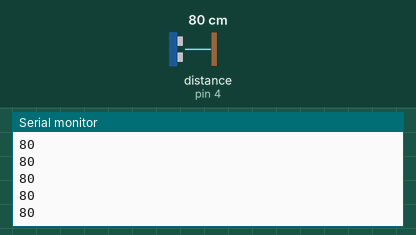
Simulated run of this sketch. Board: Arduino Uno, built with avr-gcc and run on an emulated ATmega328P. On the bench: the last lines printed to the serial monitor. Wiring (inferred from the names in the program): ultrasonic range finder: trigger pin 2; echo pin 4. The inputs (shaded band) are chosen by the test bench; at power-on: distance to the obstacle (sensor on pin 4) 80 cm. The echo pulse lasts 58.3 µs per cm.

Above: at 1.2 s.
1.3 s: distance to the obstacle (sensor on pin 4) set to 2 cm
At 1.37 s:
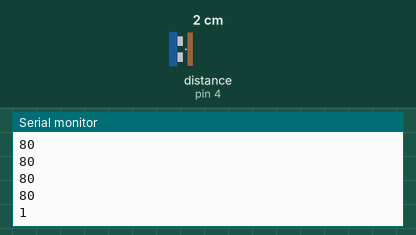
2.8 s: distance to the obstacle (sensor on pin 4) set to 4 cm
At 2.83 s:
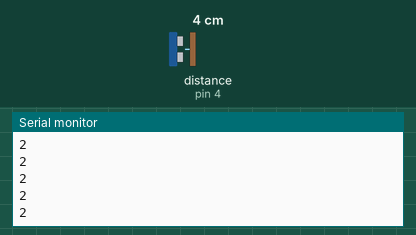
Timing chart, 0 to 5.8 s (numbered marks = the images above; inputs shaded):
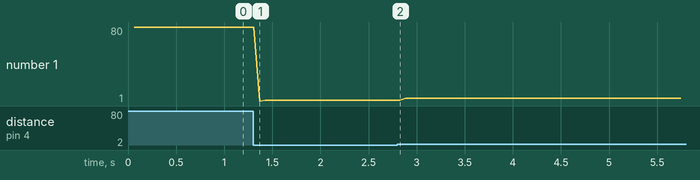

The sketch:

e9_2_0.ino
```cpp
//演習9.2.0
const int trig = 2;              //TrigピンをArduinoの2番ピンに
const int echo = 4;              //EchoピンをArduinoの4番ピンに

//距離を計測
int distance() {
  unsigned long interval;        //Echoのパルス幅(μs)
  int dist;                      //距離(cm)

  digitalWrite(trig, HIGH);      //10μsのパルスを超音波センサのTrigピンに出力
  delayMicroseconds(10);
  digitalWrite(trig, LOW);

  interval = pulseIn(echo, HIGH, 12000);  //Echo信号がHIGHである時間(μs)を計測
  dist = (0.61 * 25 + 331.5) * interval / 10000 / 2;   //距離(cm)に変換

  delay(60);                     //trigがHIGHになる間隔を60ms以上空ける（超音波センサの仕様）

  return dist;
}

void setup() {
  Serial.begin(9600);            //シリアル通信を9600bpsに初期化
  pinMode(trig, OUTPUT);         //trigを出力ポートに設定
  pinMode(echo, INPUT);          //echoを入力ポートに設定
}

void loop() {
  int dist;

  dist = distance();             //距離を計測
  Serial.println(dist);          //距離をシリアルモニタに出力
}
```

Measured:
- after the input at 1.3 s, the serial monitor: prints a new line after 0.07 s (image 1)
- plotted number 1: 80 → 2 after the input at 1.3 s, 2 → 4 after the input at 2.8 s
